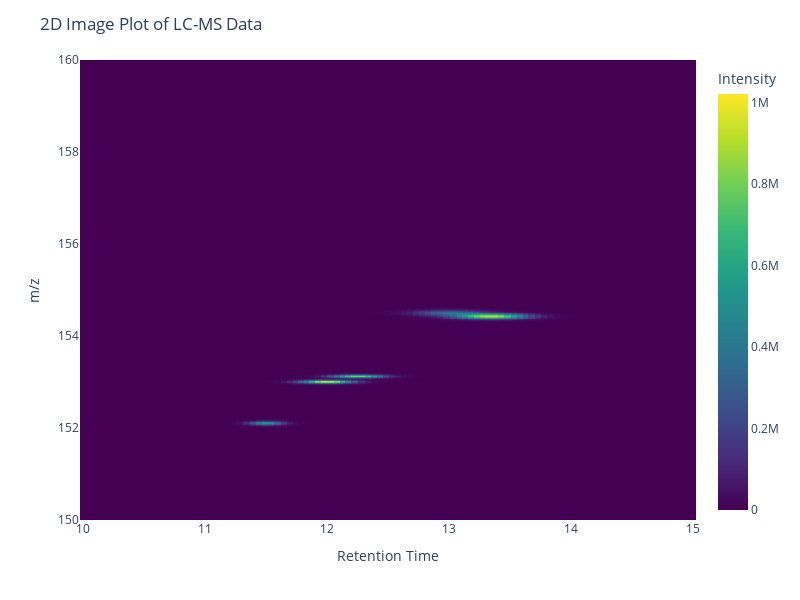

Notebook code for this chart:
### Markdown cell above
**1. Supporting Visualization**

### Code cell
def plot_heatmap_from_irregular_data(df, title="Interpolated mz Heatmap", zoom=False, mz_points=1000):
    # Step 1: Get rt values
    rt_values = df["rt"].values
    # rt_values_edge = np.linspace(rt_values.min(), rt_values.max(), 1000)

    # Step 2: Define a common mz grid over full range
    all_mz = np.concatenate(df["mz"].values)
    mz_min, mz_max = all_mz.min(), all_mz.max()
    common_mz = np.linspace(mz_min, mz_max, mz_points)

    # Step 3: Interpolate each mz-intensity pair to the common mz grid
    interpolated_matrix = []
    for mz, intensity in zip(df["mz"], df["intensities"]):
        mz = np.array(mz)
        intensity = np.array(intensity).flatten()  # <- flatten here

        interp = interp1d(mz, intensity, kind='linear', bounds_error=False, fill_value=0)
        interpolated_intensity = interp(common_mz)
        interpolated_matrix.append(interpolated_intensity)

    intensity_matrix = np.array(interpolated_matrix)
    intensity_matrix = intensity_matrix.T  # Transpose to have rt as rows and mz as columns
    
    # print("Rt and mz length: ", len(rt_edges), len(mz_edges))
    print("Heatmap size: ", intensity_matrix.shape)

    # Step 4: Plot heatmap
    plt.figure(figsize=(12, 5))
    plt.imshow(intensity_matrix,
        extent=[rt_values[0], rt_values[-1], common_mz[-1], common_mz[0]],
        aspect='auto',
        cmap='viridis')
    plt.colorbar(label='Intensity')
    plt.xlabel('Retention Time (min)')
    plt.ylabel('mz (Da)')
    plt.title(title)

    # Optional zoom
    if zoom:
        plt.xlim(zoom.get('xlim', (rt_values[0], rt_values[-1])))
        plt.ylim(zoom.get('ylim', (common_mz[0], common_mz[-1])))

    plt.show()
    
    fig = px.imshow(
        intensity_matrix,
        origin='lower',
        aspect='auto',
        labels=dict(x="Retention Time", y="m/z", color="Intensity"),
        x=rt_values,
        y=common_mz,
        color_continuous_scale="Viridis"
    )
    fig.update_layout(title="2D Image Plot of LC-MS Data",
        width=800,       # ← set your desired width in pixels
        height=600)
    fig.show()


plot_heatmap_from_irregular_data(df=gaussians)

### Figure 1 — Plotly figure (JSON) as saved in the notebook; plotly's stock layout.template omitted (floating-point values rounded to 4 significant figures; data arrays with more than 128 entries replaced by an {"elided": "..."} marker saying what was removed)
{"data": [{"coloraxis": "coloraxis", "hovertemplate": "Retention Time: %{x}<br>m/z: %{y}<br>Intensity: %{z}<extra></extra>", "name": "0", "type": "heatmap", "x": [10.0, 10.06, 10.11, 10.16, 10.22, 10.27, 10.32, 10.36, 10.41, 10.46, 10.52, 10.57, 10.61, 10.67, 10.73, 10.77, 10.82, 10.88, 10.94, 11.0, 11.05, 11.09, 11.14, 11.19, 11.23, 11.28, 11.34, 11.39, 11.44, 11.49, 11.54, 11.59, 11.64, 11.7, 11.74, 11.79, 11.83, 11.87, 11.93, 11.97, 12.03, 12.07, 12.13, 12.17, 12.22, 12.28, 12.33, 12.39, 12.43, 12.48, 12.53, 12.58, 12.63, 12.67, 12.73, 12.78, 12.82, 12.88, 12.92, 12.98, 13.04, 13.09, 13.13, 13.18, 13.23, 13.27, 13.32, 13.37, 13.42, 13.48, 13.53, 13.58, 13.62, 13.68, 13.73, 13.78, 13.83, 13.89, 13.94, 13.99, 14.05, 14.1, 14.14, 14.2, 14.26, 14.3, 14.35, 14.39, 14.44, 14.49, 14.55, 14.6, 14.64, 14.68, 14.74, 14.79, 14.84, 14.9, 14.95, 15.0], "xaxis": "x", "y": {"elided": "1000 float values"}, "yaxis": "y", "z": {"elided": "1000x100 float values"}}], "layout": {"coloraxis": {"colorbar": {"title": {"text": "Intensity"}}, "colorscale": [[0, "#440154"], [0.1111, "#482878"], [0.2222, "#3e4989"], [0.3333, "#31688e"], [0.4444, "#26828e"], [0.5556, "#1f9e89"], [0.6667, "#35b779"], [0.7778, "#6ece58"], [0.8889, "#b5de2b"], [1, "#fde725"]]}, "height": 600, "margin": {"t": 60}, "title": {"text": "2D Image Plot of LC-MS Data"}, "width": 800, "xaxis": {"anchor": "y", "domain": [0, 1], "title": {"text": "Retention Time"}}, "yaxis": {"anchor": "x", "autorange": true, "domain": [0, 1], "title": {"text": "m/z"}}}}
